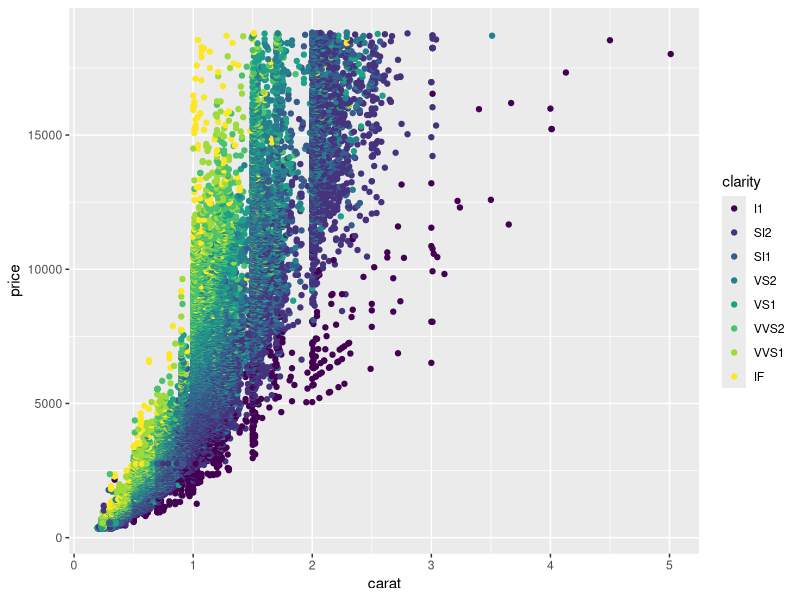
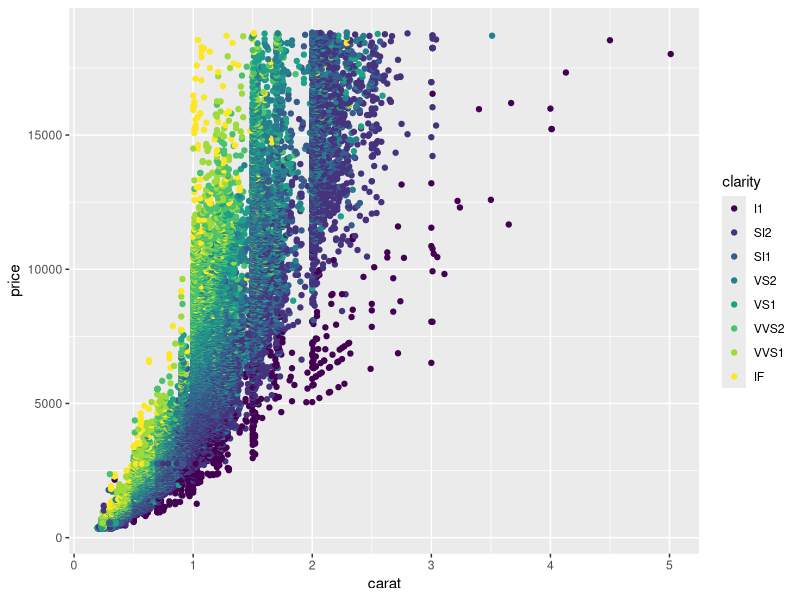
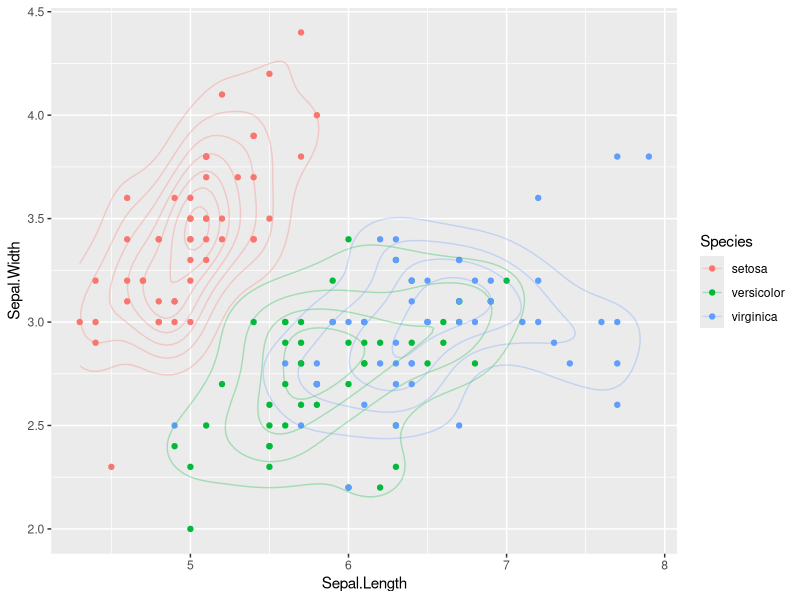
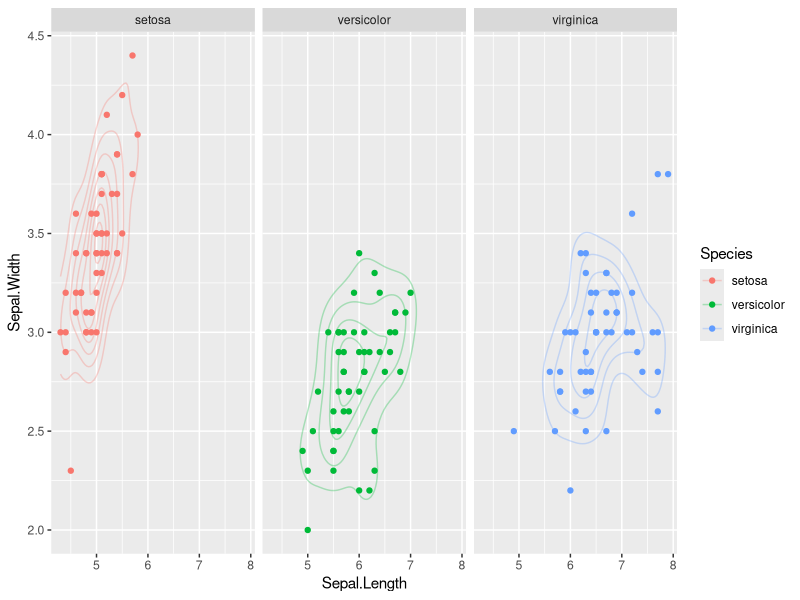
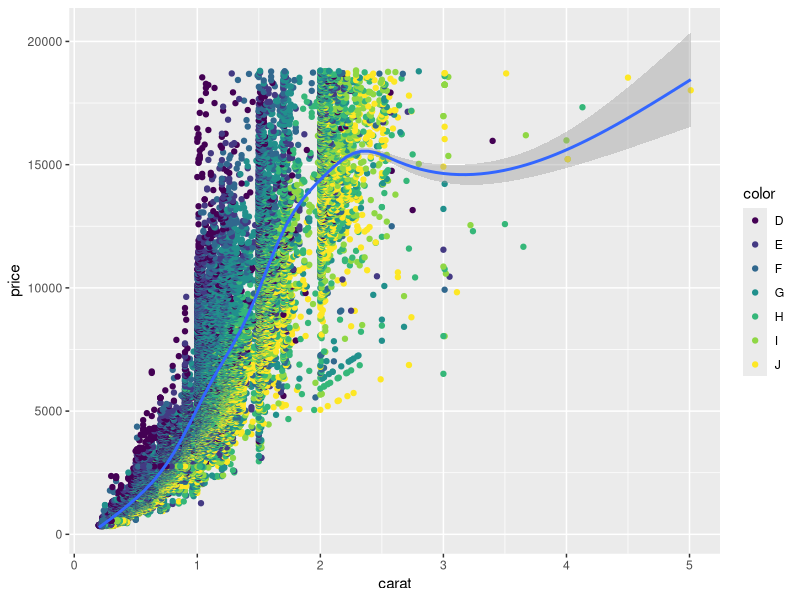
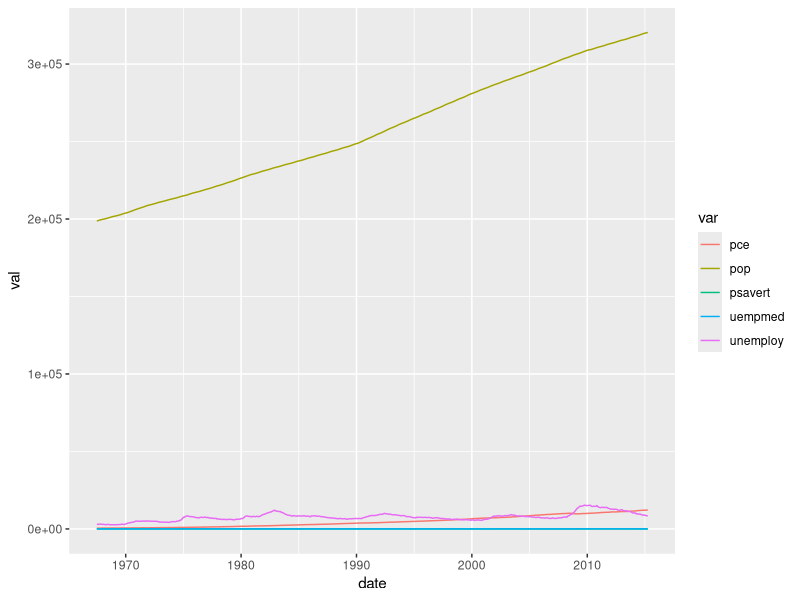
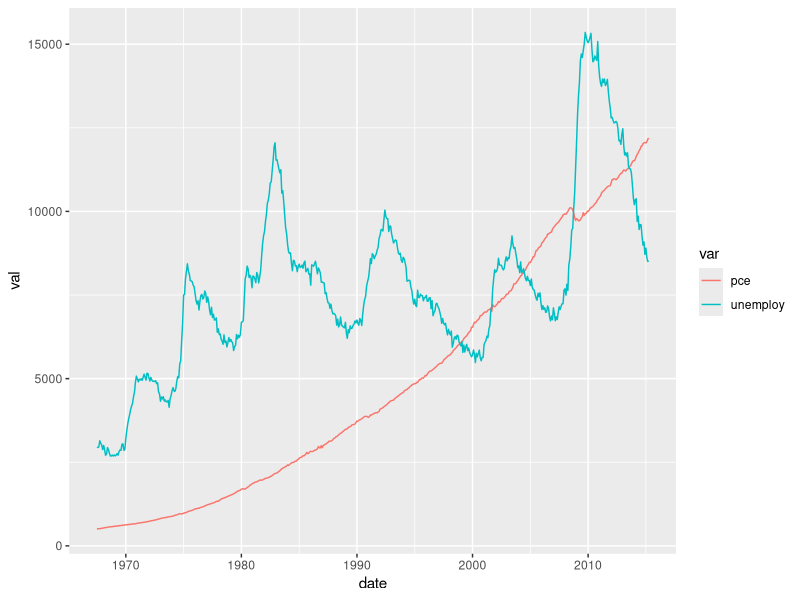
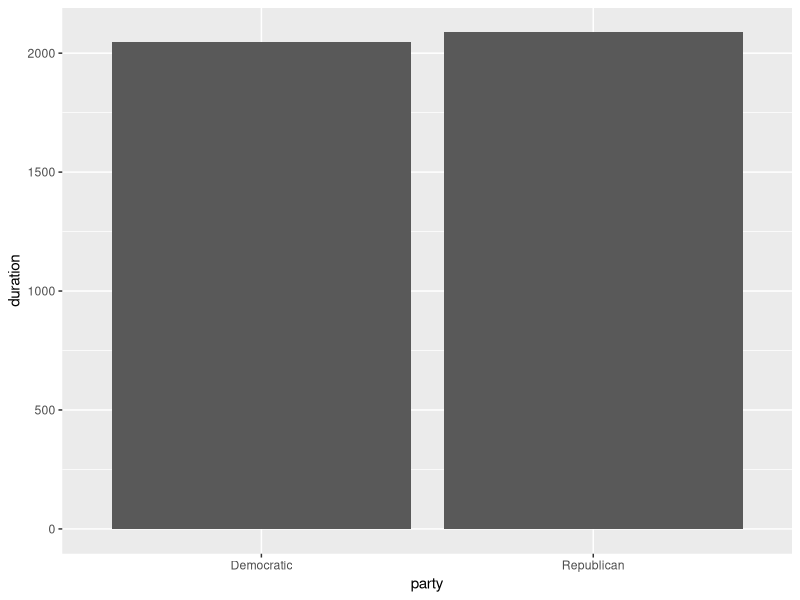

Here is the R script that generated these plots, in order:
## ---- chunk 1
knitr::opts_chunk$set(
	echo = TRUE,
	message = FALSE,
	warning = FALSE,
	fig.height = 3.5,
	dev = "png",
	dpi = 150
)

rm(list=ls())
## ---- chunk 2
library(tidyverse)

ggplot(diamonds, aes(x = carat, y = price, colour = clarity)) +
  geom_point()
## ---- chunk 3
ggplot() +
  geom_point(data = diamonds, aes(x = carat, y = price, colour = clarity))
## ---- chunk 4
ggplot(iris, aes(x = Sepal.Length, y = Sepal.Width, colour = Species)) +
  geom_point() +
  geom_density_2d(alpha = 0.3)
## ---- chunk 5
ggplot(iris, aes(x = Sepal.Length, y = Sepal.Width, colour = Species)) +
  geom_point() +
  geom_density_2d(alpha = 0.3) +
  facet_wrap(~Species)
## ---- chunk 6
ggplot(diamonds, aes(x = carat, y = price)) +
  geom_point(aes(colour = color)) +
  geom_smooth()
## ---- chunk 7
economics %>% 
  gather(var, val, -date) %>% 
  ggplot(aes(x = date, y = val, colour = var)) +
  geom_line()

economics %>% 
  select(date, pce, unemploy) %>% 
  gather(var, val, -date) %>% 
  ggplot(aes(x = date, y = val, colour = var)) +
  geom_line()
## ---- chunk 8
presidential %>% 
  mutate(duration = end - start) %>% 
  group_by(party) %>% 
  summarise(duration = mean(duration)) %>% 
  ggplot(aes(x = party, y = duration)) +
  geom_col()
## ---- chunk 9
diamonds %>% 
  ggplot(aes(x = price, fill = cut)) +
  geom_density()
## ---- chunk 10
diamonds %>% 
  ggplot(aes(x = color, y = price)) +
  geom_boxplot()
## ---- chunk 11
library(lubridate)  # for dmy function

economics %>% 
  gather(var, val, -date) %>% 
  ggplot(aes(x = date, y = val)) +
  geom_line() +
  geom_vline(xintercept = dmy("01/06/2008"), linetype = "dashed", colour = "red") +
  facet_wrap(~var, scales = "free_y", ncol = 1, strip.position = "right")
## ---- chunk 12
ggplot(mpg, aes(x = displ, y = hwy)) + 
  geom_point() +
  geom_smooth(aes(colour = "Default"), se = FALSE) +
  geom_smooth(aes(colour = "Small span"), se = FALSE, span = 0.3) +
  geom_smooth(aes(colour = "Linear"), se = FALSE, method = "lm", 
              formula = y ~ x) +
  geom_smooth(aes(colour = "Quadratic"), se = FALSE, method = "lm",
              formula = y ~ poly(x, 2)) +
  labs(colour = "Method")
## ---- chunk 13
ggplot(mpg, aes(x = displ, y = hwy)) + 
  geom_point() +
  geom_smooth(aes(colour = "Default"), se = FALSE) +
  geom_smooth(aes(colour = "Small span"), se = FALSE, span = 0.3) +
  geom_smooth(aes(colour = "Linear"), se = FALSE, method = "lm", 
              formula = y ~ x) +
  geom_smooth(aes(colour = "Quadratic"), se = FALSE, method = "lm",
              formula = y ~ poly(x, 2)) +
  labs(title = "Fuel economy",
       subtitle = "Relationship between engine displacement and highway miles",
       x = "Engine displacement (L)",
       y = "Highway miles per gallon",
       caption = "Data: http://fueleconomy.gov",
       colour = "Method") +
  theme_bw() + 
  theme(legend.position = "bottom")
## ---- chunk 14
p <- ggplot(mtcars, aes(disp, wt)) +
  geom_point() +
  geom_smooth()

p
## ---- chunk 15
p + xlim(325, 500)
## ---- chunk 16
p + coord_cartesian(xlim = c(325, 500))
